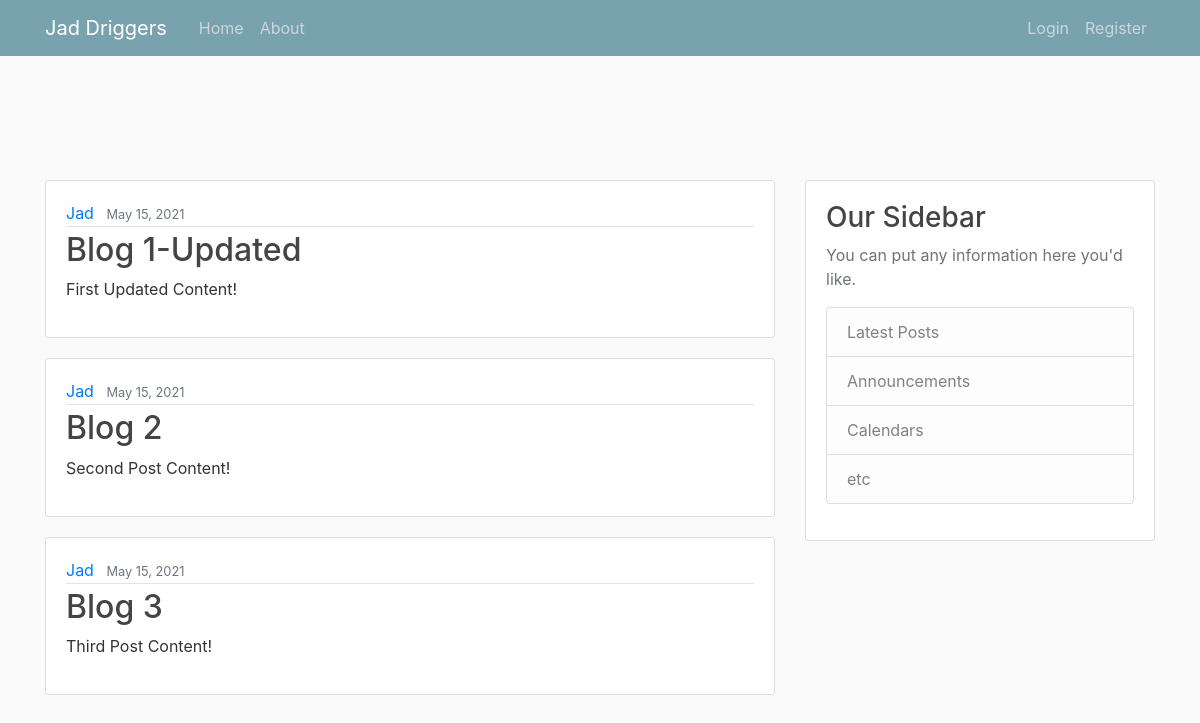
The page / on the database its author committed.
### blog/models.py (models this page shows, shortened)
class Post(models.Model):
    title = models.CharField(max_length=100)
    content = models.TextField()
    date_posted = models.DateTimeField(default=timezone.now)
    author = models.ForeignKey(User, on_delete=models.CASCADE)

### blog/views.py (the view)
# urls.py: path('', views.home, name='blog-home'), #blog home page from project urls
def home(request):
    context = {
        'posts': Post.objects.all()
    }
    return render(request, 'blog/home.html', context)

### blog/templates/blog/home.html
{% extends 'blog/base.html' %}
{% block content %}
        {% for post in posts %}
            <article class="media content-section">
      <div class="media-body">
        <div class="article-metadata">
          <a class="mr-2" href="#">{{ post.author }}</a>
          <small class="text-muted">{{ post.date_posted | date:'F d, Y' }}</small>
        </div>
        <h2><a class="article-title" href="#">{{ post.title }}</a></h2>
        <p class="article-content">{{ post.content }}</p>
      </div>
    </article>
        {% endfor %}
{% endblock content %}

### blog/templates/blog/base.html (shortened to what this page needs)
{% load static %}
<!DOCTYPE html>
<html>
<head>
    <link rel="stylesheet" href="https://maxcdn.bootstrapcdn.com/bootstrap/4.0.0/css/bootstrap.min.css"
>
    <link rel="stylesheet" type="text/css" href="{% static 'blog/main.css' %}">
</head>
<body>
<header class="site-header">
    <nav class="navbar navbar-expand-md navbar-dark bg-color fixed-top">
        <div class="container">
            <a class="navbar-brand mr-4" href="{% url 'blog-home' %}">Jad Driggers</a>
            <div class="collapse navbar-collapse" id="navbarToggle">
                <div class="navbar-nav mr-auto">
                    <a class="nav-item nav-link" href="{% url 'blog-home' %}">Home</a>
                    <a class="nav-item nav-link" href="{% url 'blog-about' %}">About</a>
                </div>
                <div class="navbar-nav">
                    {% if user.is_authenticated %}
                        <a class="nav-item nav-link" href="{% url 'profile' %}">Profile</a>
                        <a class="nav-item nav-link" href="{% url 'logout' %}">Logout</a>
                        {% if user.is_staff %}
                            <a class="nav-item nav-link" href="{% url 'admin:index' %}">Admin</a>
                        {% endif %}
                    {% else %}
                        <a class="nav-item nav-link" href="{% url 'login' %}">Login</a>
                        <a class="nav-item nav-link" href="{% url 'register' %}">Register</a>
                    {% endif %}
                </div>
            </div>
        </div>
    </nav>
</header>
<main role="main" class="container">
    <div class="row">
        <div class="col-md-8">
            {% block content %}{% endblock %}
        </div>
        <div class="col-md-4">
            <div class="content-section">
                <h3>Our Sidebar</h3>
                <p class='text-muted'>You can put any information here you'd like.
                <ul class="list-group">
                    <li class="list-group-item list-group-item-light">Latest Posts</li>
                    <li class="list-group-item list-group-item-light">Announcements</li>
                    <li class="list-group-item list-group-item-light">Calendars</li>
                    <li class="list-group-item list-group-item-light">etc</li>
                </ul>
                </p>
            </div>
        </div>
    </div>
</main>
</body>
</html>

### blog/static/blog/main.css (style rules this page uses)
body { background: #fafafa; color: #333333; margin-top: 5rem; padding-top: 100px; }
h1, h2, h3, h4, h5, h6 { color: #444444; }
ul { margin: 0; }
.bg-color { background-color: rgba(45, 113, 130, 0.63); }
.site-header .navbar-nav .nav-link { color: #cbd5db; }
.content-section { background: #ffffff; padding: 20px 20px; border: 1px solid #dddddd; border-radius: 3px; margin-bottom: 20px; }
.article-title { color: #444444; }
.article-content { white-space: pre-line; }
.article-metadata { padding-bottom: 1px; margin-bottom: 4px; border-bottom: 1px solid #e3e3e3 }

### rows shown on the page
Post: author "Jad", date_posted "May 15, 2021", title "Blog 1-Updated", content "First Updated Content!"
Post: author "Jad", date_posted "May 15, 2021", title "Blog 2", content "Second Post Content!"
Post: author "Jad", date_posted "May 15, 2021", title "Blog 3", content "Third Post Content!"
